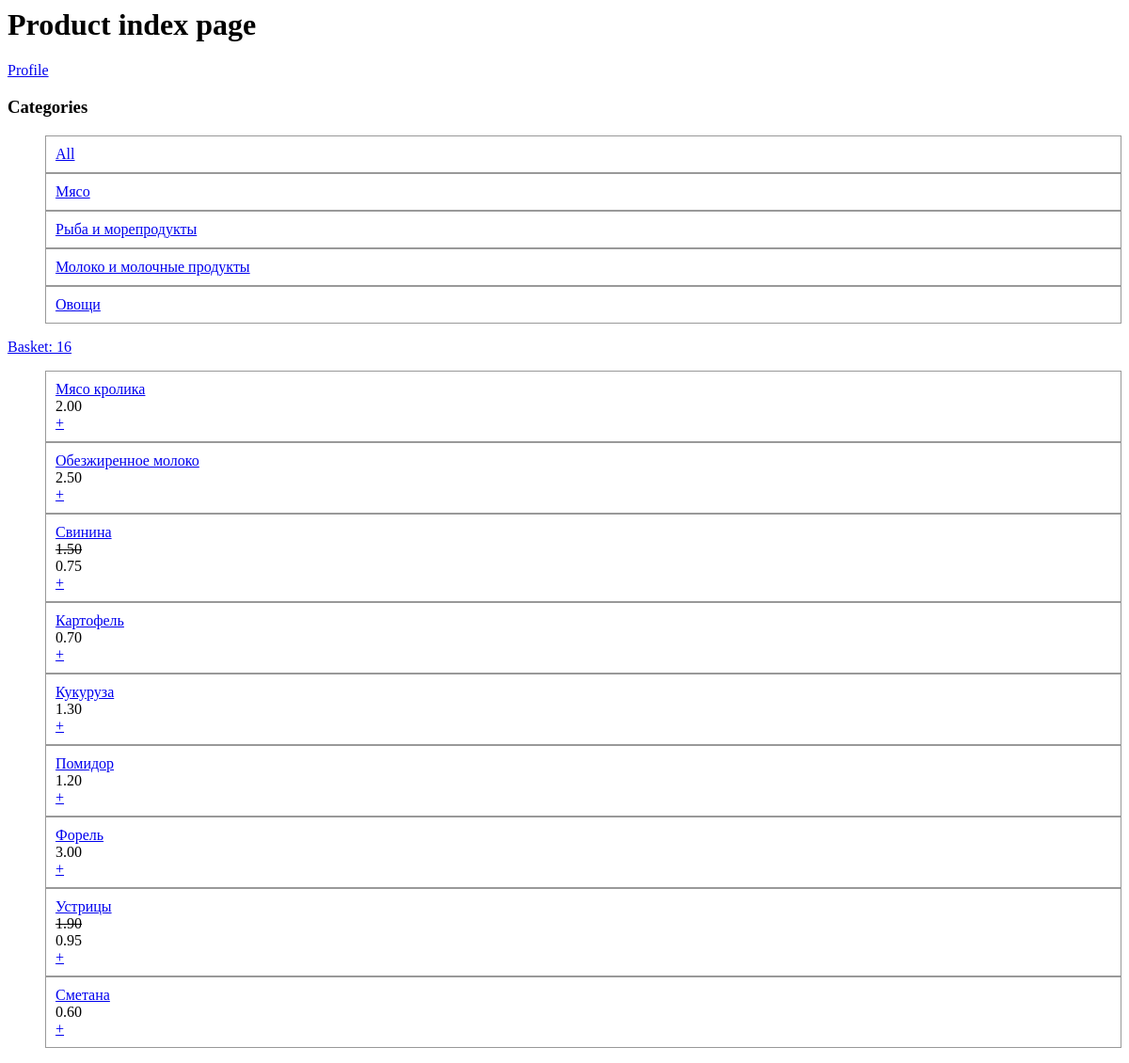
The page /product/ (signed in) on the database as committed earlier.
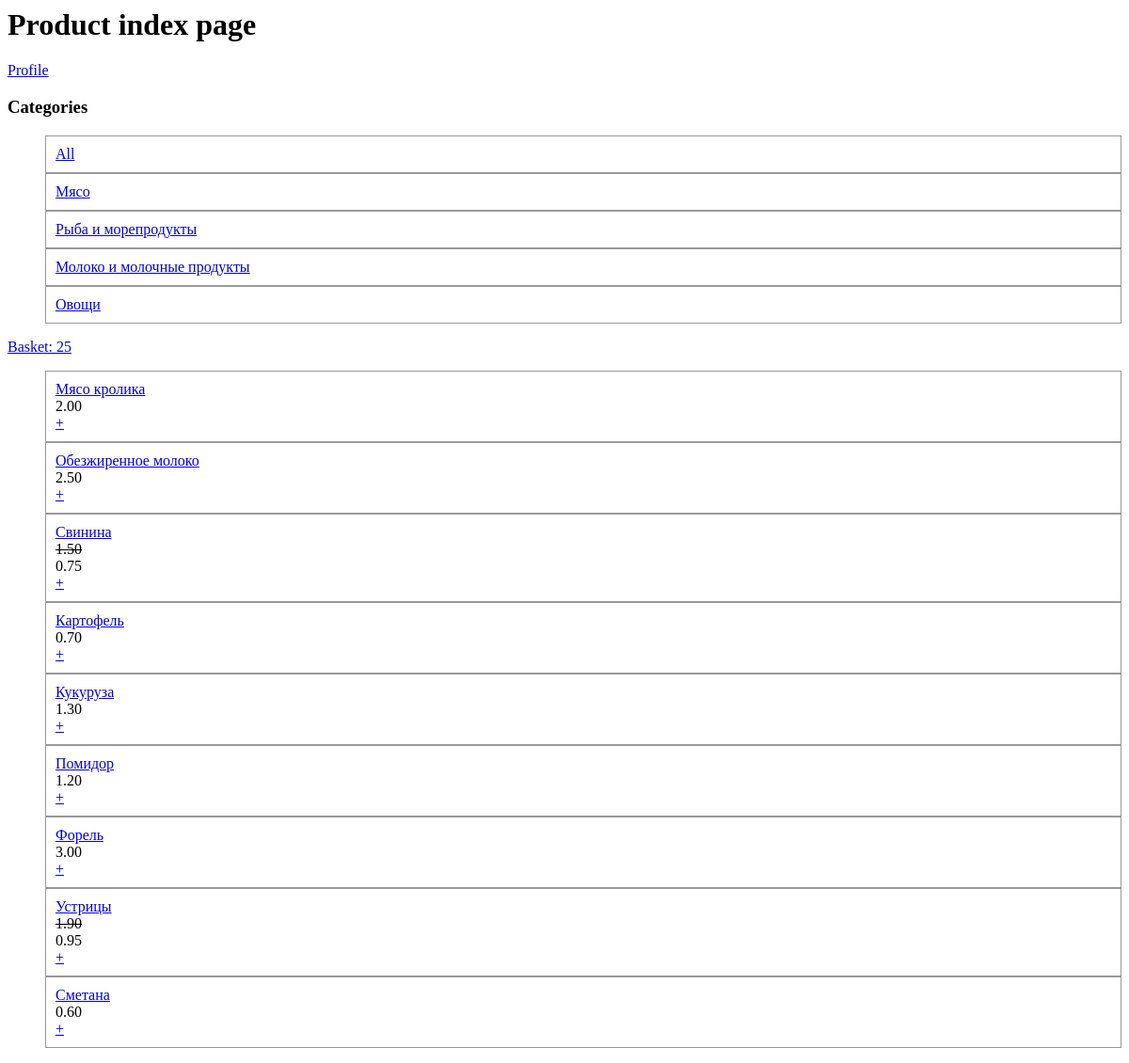
The same page on the database as committed later.
### product/models.py (models this page shows, shortened)
class Basket(models.Model):
    products = models.ManyToManyField(Product, through=ProductBasket)
    owner = models.OneToOneField(
        User, on_delete=models.CASCADE, null=True, related_name="basket")
    def count_products(self):
        result = self.products.annotate(
            count_in_basket=F("productbasket__product_count")
        ).aggregate(count=Sum("count_in_basket", default=0))
        return result.get("count")

### product/views.py (the view)
# urls.py: path("", view=views.index, name="index"),
def index(request):
    product_category = request.GET.get("product_category")
    if (product_category == None):
        products = Product.objects.all()
    else:
        products = Product.objects.filter(category=product_category)
    basket = _get_basket(request)
    categorylist = ProductCategory.objects.all()
    return render(request, "product/index.html", {"products": products, "basket": basket, "categorylist": categorylist})

### product/models.py (called while the page is built)
    def count_price(self):
        if (self.discount):
            return round(self.price * (1 - self.discount), 2)
        else:
            return self.price

### product/views.py (called while the page is built, shortened)
def _get_basket(request):
    print("_get_basket")
    if request.user and request.user.is_authenticated:
        print("try get basket from authed user")
        return Basket.objects.get_or_create(owner=request.user)[0]

### product/templates/product/index.html
{% load static %}
<link rel="stylesheet" href="{% static 'product/style.css' %}">
<h1>Product index page</h1>
<div>
    <a href="{% url "account_profile" %}">Profile</a>
</div>
<div>
    <h3>Categories</h3>
    <ul>
        <li>
            <a href="{% url "product:index" %}">All</a>
        </li>
        {% for category in categorylist %}
        <li>
            <a href="{% url "product:index" %}?product_category={{ category.id }}">{{ category.category_name }}</a>
        </li>
        {% endfor %}
    </ul>
</div>
<div><a href="{% url "product:basket" %}">Basket: {{ basket.count_products }}</a></div>
<ul>
    {% for product in products %}
    <li>
        <div> <a href="{% url "product:about_product" product.id %}">{{ product.title }}</a> </div>
        {% if product.discount %}
            <div style="text-decoration: line-through">{{ product.price }}</div>
            <div>{{ product.count_price }}</div>
        {% else %}
            <div>{{ product.price }}</div>
        {% endif %}
        <div>
            <a href="{% url "product:add_product_to_basket" product.id %}?next={{ request.get_full_path|urlencode }}">+</a>
        </div>
    </li>
    {% endfor %}
</ul>

Rows that differ between the two databases and show on the page:
removed Basket: count_products "16"
added Basket: count_products "25"
